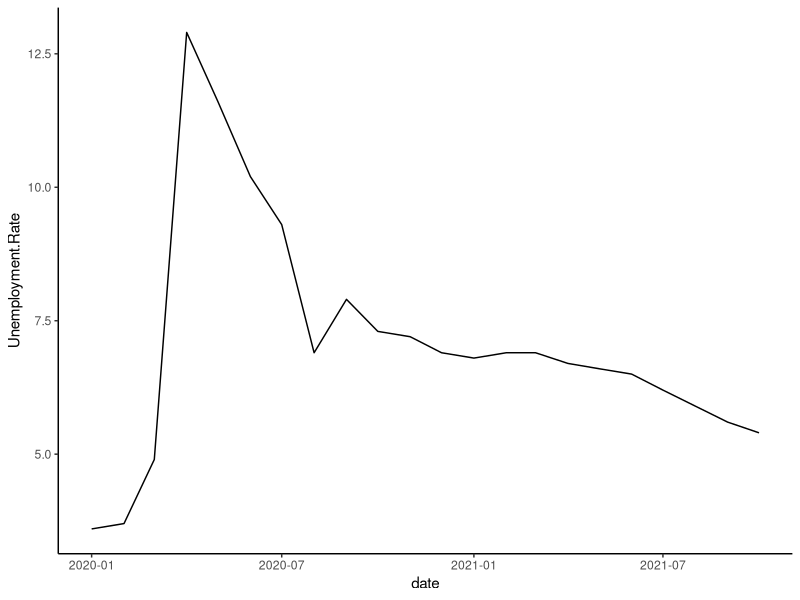
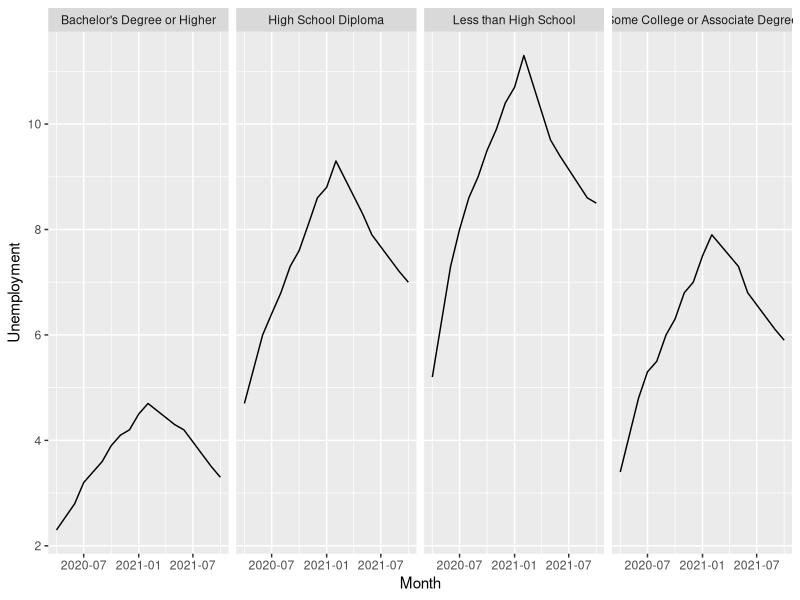
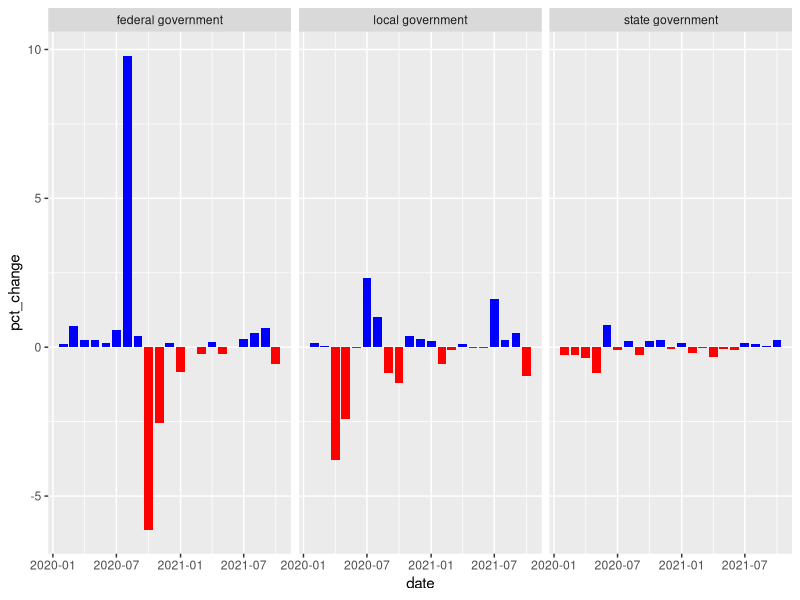
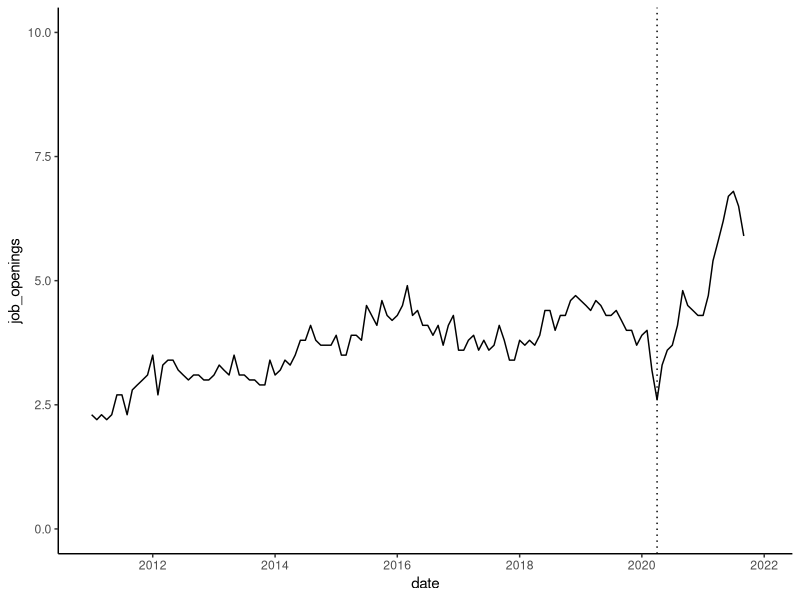
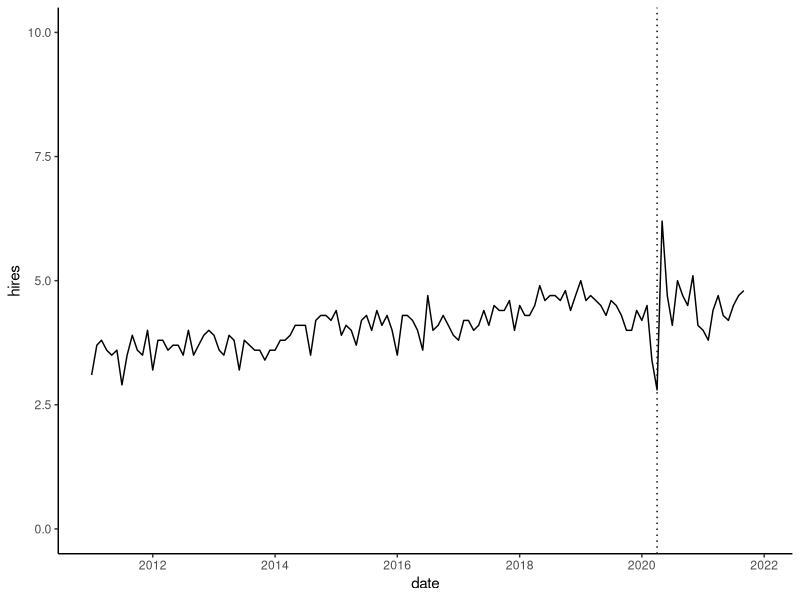
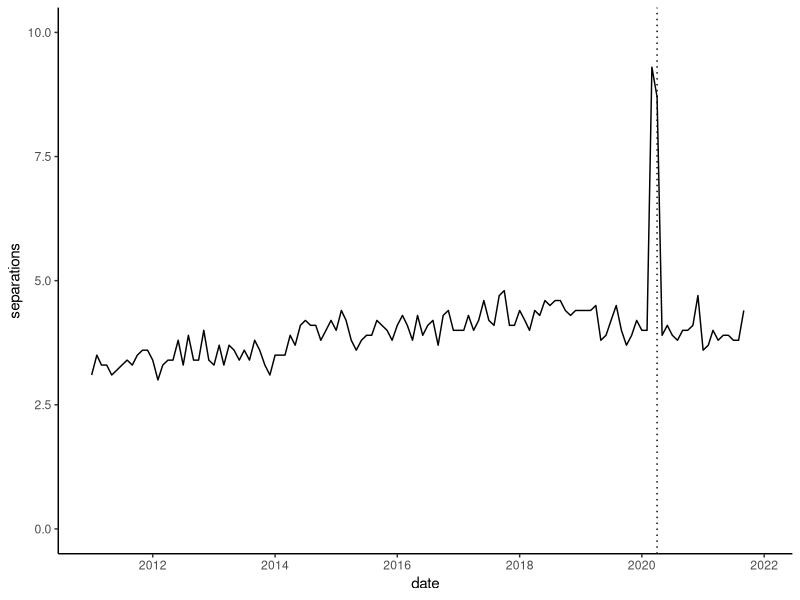
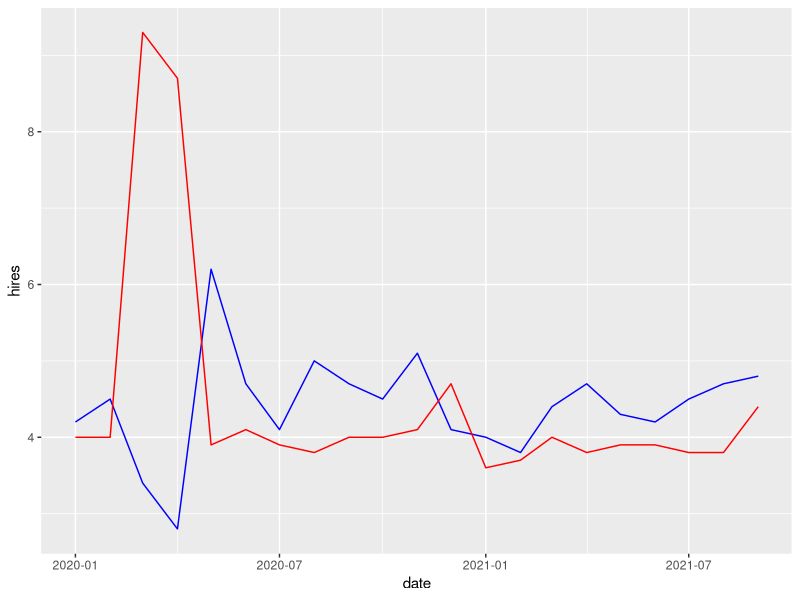

Recreate these plots in R, in order.
## ---- chunk 1
library(tidyverse)
library(lubridate)
## ---- chunk 2
# from Texas Workforce Commission
# https://texaslmi.com/LMIbyCategory/LAUS
unemployment <- read.csv('unemployment.csv')

# from Texas Workforce Commission
# https://texaslmi.com/api/GetHomeLinks/TLMR
unemployment_by_demographic <- read.csv('unemployment_by_demographic.csv')
unemployment_by_demographic$Month <- mdy(unemployment_by_demographic$Month)

# from Federal Reserve Bank of Dallas
# https://www.dallasfed.org/research/econdata/tx-emp-ind.cfm#tab1
employment_by_industry <- read.csv('employment_by_industry.csv')
employment_by_industry$date <- mdy(employment_by_industry$date)

# from Texas Workforce Commission
# https://texaslmi.com/LMIbyCategory/CES
employment <- bind_rows(read.csv('ces_2021.csv') %>% 
                          mutate(date = as.Date('2021-10-01')), 
                        read.csv('ces_2020.csv') %>% 
                          mutate(date = as.Date('2020-03-01'))) %>% 
  select(Industry, Adjustment, No..of.jobs, Hourly.Earnings, date)

employment$Adjustment[employment$Adjustment == 'Adjusted'] <- T
employment$Adjustment[employment$Adjustment == 'Not Adjusted'] <- F
employment$Adjustment <- as.logical(employment$Adjustment)
employment$No..of.jobs <- gsub(',', '', employment$No..of.jobs)
employment$No..of.jobs <- as.double(employment$No..of.jobs)
employment$Hourly.Earnings[employment$Hourly.Earnings == 'N/A'] <- NA
employment$Hourly.Earnings <- as.double(employment$Hourly.Earnings)

employment <- employment %>% 
  rename(industry = Industry, adjusted = Adjustment, jobs = No..of.jobs, hourly_wages = Hourly.Earnings)

# from Bureau of Labor Statistics
# https://data.bls.gov/PDQWeb/jt
job_openings <- read.csv('job_openings.csv') %>% 
  pivot_longer(!Year, names_to = 'month', values_to = 'job_openings') %>% 
  mutate(date = mdy(paste0(c(1:12, 1:12, 1:12, 1:12, 1:12, 1:12, 
                             1:12, 1:12, 1:12, 1:12, 1:12), '/01', Year))) %>% 
  select(date, job_openings) %>% 
  bind_cols(., read.csv('job_openings_raw.csv') %>% 
  pivot_longer(!Year, names_to = 'month', values_to = 'job_openings_raw') %>% 
  mutate(date = mdy(paste0(c(1:12, 1:12, 1:12, 1:12, 1:12, 1:12, 
                             1:12, 1:12, 1:12, 1:12, 1:12), '/01', Year)),
         job_openings_raw = job_openings_raw * 1000) %>% 
  select(job_openings_raw))

hires <- read.csv('hires.csv') %>% 
  pivot_longer(!Year, names_to = 'month', values_to = 'hires') %>% 
  mutate(date = mdy(paste0(c(1:12, 1:12, 1:12, 1:12, 1:12, 1:12, 
                             1:12, 1:12, 1:12, 1:12, 1:12), '/01', Year))) %>% 
  select(date, hires) %>% 
  bind_cols(., read.csv('hires_raw.csv') %>% 
  pivot_longer(!Year, names_to = 'month', values_to = 'hires_raw') %>% 
  mutate(date = mdy(paste0(c(1:12, 1:12, 1:12, 1:12, 1:12, 1:12, 
                             1:12, 1:12, 1:12, 1:12, 1:12), '/01', Year)),
         hires_raw = hires_raw * 1000) %>% 
  select(hires_raw))

separations <- read.csv('separations.csv') %>% 
  pivot_longer(!Year, names_to = 'month', values_to = 'separations') %>% 
  mutate(date = mdy(paste0(c(1:12, 1:12, 1:12, 1:12, 1:12, 1:12, 
                             1:12, 1:12, 1:12, 1:12, 1:12), '/01', Year))) %>% 
  select(date, separations) %>% 
  bind_cols(., read.csv('separations_raw.csv') %>% 
  pivot_longer(!Year, names_to = 'month', values_to = 'separations_raw') %>% 
  mutate(date = mdy(paste0(c(1:12, 1:12, 1:12, 1:12, 1:12, 1:12, 
                             1:12, 1:12, 1:12, 1:12, 1:12), '/01', Year)),
         separations_raw = separations_raw * 1000) %>% 
  select(separations_raw))

jolts <- bind_cols(job_openings, hires, separations) %>% 
  select(-date...4, -date...7) %>% 
  rename(date = date...1)
## ---- chunk 3
# calculate decline in employment from March 2020 to April 2020
employment_by_industry %>% 
  group_by(industry) %>% 
  filter(date == as.Date('2020-03-01') | date == as.Date('2020-04-01')) %>% 
  arrange(desc(date), pct_change)

# calculate decline in employment from March 2020 to October 2021
employment_by_industry %>% 
  group_by(industry) %>% 
  filter(date == as.Date('2020-03-01') | date == as.Date('2021-10-01')) %>% 
  mutate(raw_change = employment - lag(employment), 
         pct_change = (employment - lag(employment)) / lag(employment) * 100) %>% 
  filter(date == as.Date('2021-10-01')) %>% 
  arrange(pct_change)

# calculate percent change in jobs and wages from March 2020 to October 2021
employment %>% 
  filter(!is.na(hourly_wages)) %>% 
  group_by(industry) %>% 
  arrange(date) %>% 
  mutate(jobs_pct_change = (jobs - lag(jobs)) / lag(jobs) * 100,
         wages_pct_change = (hourly_wages - lag(hourly_wages)) / lag(hourly_wages) * 100) %>% 
  filter(date == as.Date('2021-10-01')) %>% 
  select(industry, jobs, jobs_pct_change, hourly_wages, wages_pct_change) %>% 
  arrange(jobs_pct_change)

jolts %>% 
  filter(date >= as.Date('2020-01-01'), date <= as.Date('2021-09-01')) %>% 
  mutate(net = hires_raw - separations_raw) %>% 
  summarize(net = sum(net))
## ---- chunk 4
unemployment %>% 
  mutate(date = mdy(paste0(c(1:12, 1:10), '/01/', Year))) %>% 
  ggplot(data = ., mapping = aes(x = date, y = Unemployment.Rate)) +
  geom_line() + 
  theme_classic()

unemployment_by_demographic %>% 
  filter(Group == 'Education') %>% 
  ggplot(data = ., mapping = aes(x = Month, y = Unemployment)) +
  geom_line() +
  facet_grid(. ~ Demographic)

employment

employment_by_industry %>% 
  filter(industry %in% c('federal government', 'state government', 'local government')) %>% 
  mutate(sign = ifelse(pct_change >= 0, 'positive', 'negative')) %>% 
  ggplot(data = ., mapping = aes(x = date, y = pct_change, fill = sign)) +
  geom_bar(stat = 'identity') +
  facet_wrap(. ~ industry) +
  scale_fill_manual(values = c('positive' = 'blue', 'negative' = 'red')) +
  theme(legend.position = 'none')

ggplot(data = job_openings, mapping = aes(x = date, y = job_openings)) +
  geom_line() +
  geom_vline(xintercept = as.Date('2020-04-01'), linetype = 'dotted') +
  expand_limits(y = c(0,10)) +
  theme_classic()

ggplot(data = hires, mapping = aes(x = date, y = hires)) +
  geom_line() +
  geom_vline(xintercept = as.Date('2020-04-01'), linetype = 'dotted') +
  expand_limits(y = c(0,10)) +
  theme_classic()

ggplot(data = separations, mapping = aes(x = date, y = separations)) +
  geom_line() +
  geom_vline(xintercept = as.Date('2020-04-01'), linetype = 'dotted') +
  expand_limits(y = c(0,10)) +
  theme_classic()

jolts %>% 
  filter(year(date) >= 2020, date <= as.Date('2021-09-01')) %>% 
  ggplot(data = ., mapping = aes(x = date)) +
  geom_line(mapping = aes(y = hires), color = 'blue') +
  geom_line(mapping = aes(y = separations), color = 'red')
